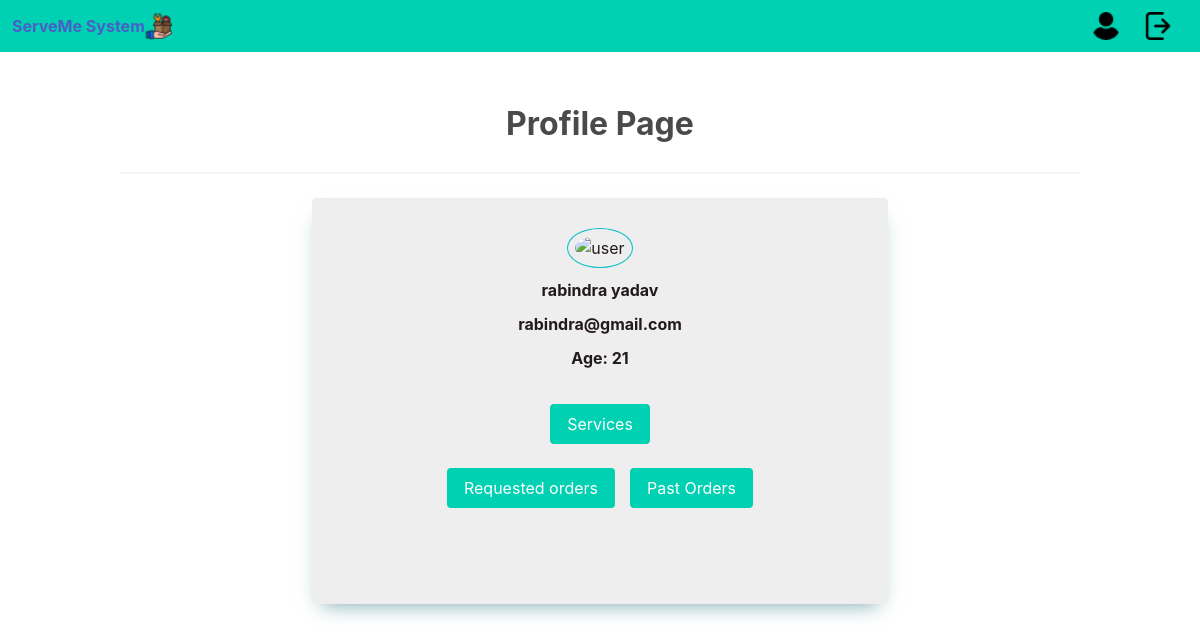
/provider_profile (signed in), run on the app's committed database.
### serveme/models.py (models this page shows, shortened)
class User (UserMixin, db.Model):
    userID         = db.Column(db.String(50), primary_key=True)
    email           = db.Column(db.String(50), nullable=False)
    name            = db.Column(db.String(30), nullable=False)
    password        = db.Column(db.String(100))
    gender          = db.Column(db.String(20))
    age             = db.Column(db.Integer, nullable=False)
    phoneNum    = db.Column(db.String(10), nullable=False)
    points     = db.Column(db.Integer, nullable=False)
    type       = db.Column(db.String(10), nullable=False)

### serveme/main.py (the view)
@main.route('/provider_profile')
@login_required
def provider_profile():
    return render_template('provider_profile.html', user=current_user)

### serveme/templates/provider_profile.html
{% extends "provider_base.html" %}
{% block content %}
<br>
<br>
   <div class="is-size-3">
       <b>Profile Page</b>
   </div>
  <hr>
  <div class="card-container">
    <img class="round" src="{{url_for('static', filename='profile_pic.png')}}" alt="user">
    <h3>{{ user.name }}</h3>
    <h3>{{ user.email }}</h3>
    <h3>Age: {{ user.age }}</h3>
  <br>
  <div class="buttons">
    <a href="{{ url_for('serviceController.view_services', userID = user.userID )}}">
      <button class="button is-primary">Services</button>
    </a>
  </div>
    <div class="buttons">
      <a href="{{ url_for('orderController.requested_orders_provider' )}}">
        <button class="button is-primary">Requested orders</button>
      </a>
      <a href="{{ url_for('orderController.past_orders_provider' )}}">
        <button class="button is-primary" style="margin-left: 15px;">Past Orders</button>
      </a>
    </div>
    <br>
    <br>
    <br>
  </div>
{% endblock %}

### serveme/static/styles.css (style rules this page uses)
h3 { margin: 10px 0; }
.card-container { background-color: #eeeeee; border-radius: 5px; box-shadow: 0px 10px 20px -10px rgba(67, 133, 144, 0.75); color: #221a1a; padding-top: 30px; position: relative; width: 60%; max-width: 100%; text-align: center; margin:auto; }
.card-container h3 { font-weight: bold; }
.card-container .round { border: 1px solid #03BFCB; border-radius: 50%; padding: 7px; }
.buttons { display: flex; flex-direction: horizontal; justify-content: center; margin:auto; }

### data on the page
User: name "rabindra yadav", email "rabindra@gmail.com", age "21"
